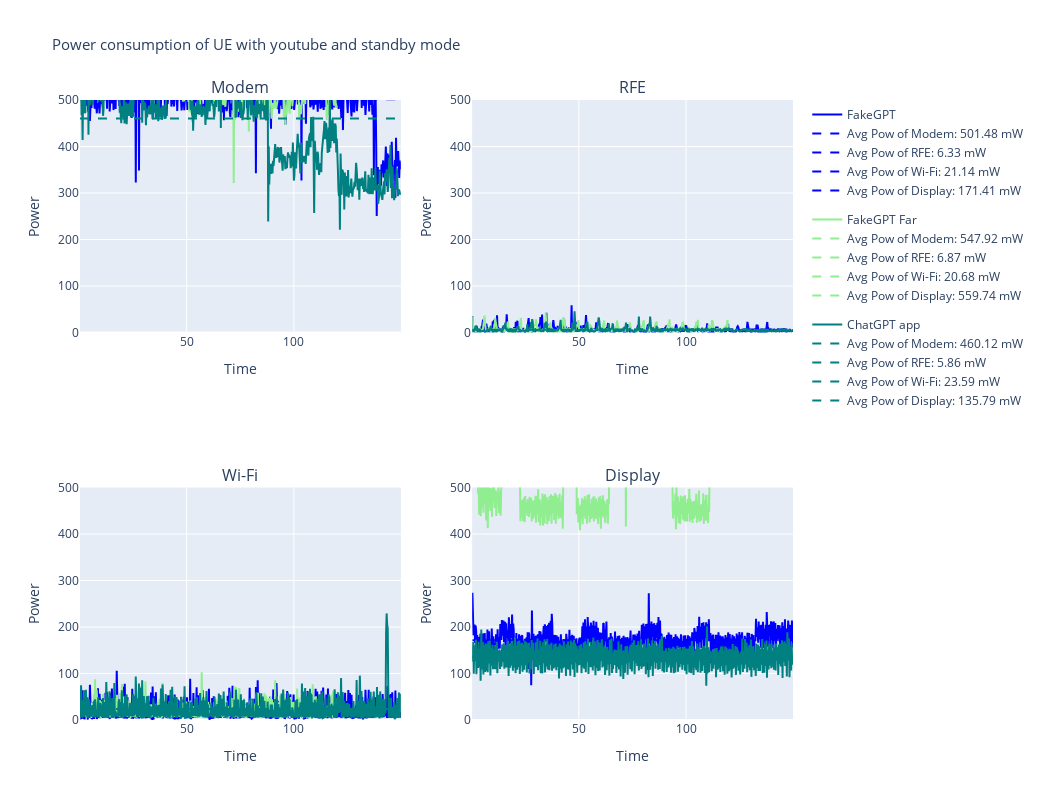

Notebook source saved alongside this figure:
### Code cell
## plotly plots
color_list = ['blue','lightgreen','teal','pink','salmon']
# legend_list = applications_list
legend_list = ["FakeGPT","FakeGPT Far","ChatGPT app"]
# legend_list = ["Reading 1","Reading 2","Reading3","Standby_to_airplane","Standby"]
# legend_list = ["Standby to Wifi","Wifi Alone","Airplane alone","Standby"]

# string_mapper_AS = ["Cellular (Total)","Display"]
initial_offset = 2
# end_offset = 72
fig = make_subplots(rows=2,cols=2,subplot_titles=("Modem","RFE","Wi-Fi","Display"),column_widths=[1,1],row_heights=[1,1])

for tp_idx in range(num_tps):
    df_np = np.array(df_list_cleaned[tp_idx])
    df_np[:,:,0] = df_np[:,:,0] - np.tile(df_np[:,0,0],[df_np.shape[1],1]).T
#     df_np[:,:,:,0] = df_np[:,:,:,0] - np.tile(df_np[:,:,0,0],[df_np.shape[2],1,1]).transpose(1,2,0) 
    df_np[:,:,0] = df_np[:,:,0]/1e9
    
    for i in range(1,5):
        x_vals = df_np[i-1,:,0]
        y_vals = df_np[i-1,:,1]
#         x_vals = x_vals[:min(x_vals.size,end_offset)]
#         y_vals = y_vals[:min(y_vals.size,end_offset)]
        delta_y_vals = np.copy(y_vals)
        delta_y_vals[1:] = delta_y_vals[1:]-delta_y_vals[0:y_vals.size-1]
        delta_y_vals[0] = 0
        avg_pow_indiv = np.mean(delta_y_vals[initial_offset:]*(4/1000))
        print("Average Power (mW) for "+str(string_mapper[i-1])+": "+str(avg_pow_indiv)+" mW")
#         plt.subplot(2,2,i)
        fig.add_trace(go.Scatter(x=x_vals[initial_offset:],y=delta_y_vals[initial_offset:]*(4/1000),
                                  line_color= color_list[tp_idx],name=legend_list[tp_idx],
                                legendgroup=tp_idx,showlegend=(i==1)),row=int((i+1)/2),col=(i-1)%2+1)
        # *4 because power measurements done roughly over 250ms (1/4 seconds) interval
#         plt.plot(x_vals[initial_offset:],delta_y_vals[initial_offset:]*(4/1000), 
#                  color=color_list[tp_idx],linewidth=2, linestyle=line_list[tp_idx], label=legend_list[tp_idx])
        min_time = np.min(x_vals[initial_offset:])
        max_time = np.max(x_vals[initial_offset:])
        fig.add_trace(go.Scatter(x=[min_time,max_time],y=[avg_pow_indiv,avg_pow_indiv],
                                 mode='lines', line={'dash': 'dash', 'color': color_list[tp_idx]},name="Avg Pow of "+str(string_mapper[i-1])+": "+str(avg_pow_indiv.round(2))+ " mW",
                                 legendgroup=tp_idx),row=int((i+1)/2),col=(i-1)%2+1)
#         fig.add_annotation(xref="x domain", yref="y domain",
#                   x=1, y=1,text="Avg Pow: "+str(avg_pow_indiv.round(2))+ " mW",showarrow=True)
#         plt.xlabel("Time (seconds)", fontsize=12)
#         plt.ylabel("Power (mW)", fontsize=16)
#         plt.legend(fontsize=10)
        # plt.title('Ratio vs #femto BS')
#         plt.grid(visible=True,which='major',color='k', linestyle=':', linewidth=1, alpha=0.5)
#         plt.grid(visible=True,which='minor',color='k', linestyle=':', linewidth=1, alpha=0.1)
#         plt.minorticks_on()
        
#         plt.xticks(fontsize=12)
#         plt.yticks(fontsize=14)
fig.update_xaxes(title='Time')
fig.update_yaxes(range=[0,500],title='Power')
fig.update_layout(height=800, width=1.3*800, 
                  title=dict(text="Power consumption of UE with youtube and standby mode", font=dict(size=15)),
                  showlegend=enable_legend)

fig.show()
# fig_name = "random_sched"
# fig.write_html("./"+fig_name+".html")

### Figure 1 — Plotly figure (JSON) as saved in the notebook; plotly's stock layout.template omitted (floating-point values rounded to 4 significant figures; data arrays with more than 128 entries replaced by an {"elided": "..."} marker saying what was removed)
{"data": [{"legendgroup": "0", "line": {"color": "blue"}, "name": "FakeGPT", "showlegend": true, "type": "scatter", "x": {"elided": "599 float values"}, "xaxis": "x", "y": {"elided": "599 float values"}, "yaxis": "y"}, {"legendgroup": "0", "line": {"color": "blue", "dash": "dash"}, "mode": "lines", "name": "Avg Pow of Modem: 501.48 mW", "type": "scatter", "x": [0.365, 149.9], "xaxis": "x", "y": [501.5, 501.5], "yaxis": "y"}, {"legendgroup": "0", "line": {"color": "blue"}, "name": "FakeGPT", "showlegend": false, "type": "scatter", "x": {"elided": "599 float values"}, "xaxis": "x2", "y": {"elided": "599 float values"}, "yaxis": "y2"}, {"legendgroup": "0", "line": {"color": "blue", "dash": "dash"}, "mode": "lines", "name": "Avg Pow of RFE: 6.33 mW", "type": "scatter", "x": [0.365, 149.9], "xaxis": "x2", "y": [6.332, 6.332], "yaxis": "y2"}, {"legendgroup": "0", "line": {"color": "blue"}, "name": "FakeGPT", "showlegend": false, "type": "scatter", "x": {"elided": "599 float values"}, "xaxis": "x3", "y": {"elided": "599 float values"}, "yaxis": "y3"}, {"legendgroup": "0", "line": {"color": "blue", "dash": "dash"}, "mode": "lines", "name": "Avg Pow of Wi-Fi: 21.14 mW", "type": "scatter", "x": [0.388, 149.9], "xaxis": "x3", "y": [21.14, 21.14], "yaxis": "y3"}, {"legendgroup": "0", "line": {"color": "blue"}, "name": "FakeGPT", "showlegend": false, "type": "scatter", "x": {"elided": "599 float values"}, "xaxis": "x4", "y": {"elided": "599 float values"}, "yaxis": "y4"}, {"legendgroup": "0", "line": {"color": "blue", "dash": "dash"}, "mode": "lines", "name": "Avg Pow of Display: 171.41 mW", "type": "scatter", "x": [0.388, 149.9], "xaxis": "x4", "y": [171.4, 171.4], "yaxis": "y4"}, {"legendgroup": "1", "line": {"color": "lightgreen"}, "name": "FakeGPT Far", "showlegend": true, "type": "scatter", "x": {"elided": "479 float values"}, "xaxis": "x", "y": {"elided": "479 float values"}, "yaxis": "y"}, {"legendgroup": "1", "line": {"color": "lightgreen", "dash": "dash"}, "mode": "lines", "name": "Avg Pow of Modem: 547.92 mW", "type": "scatter", "x": [0.284, 119.8], "xaxis": "x", "y": [547.9, 547.9], "yaxis": "y"}, {"legendgroup": "1", "line": {"color": "lightgreen"}, "name": "FakeGPT Far", "showlegend": false, "type": "scatter", "x": {"elided": "479 float values"}, "xaxis": "x2", "y": {"elided": "479 float values"}, "yaxis": "y2"}, {"legendgroup": "1", "line": {"color": "lightgreen", "dash": "dash"}, "mode": "lines", "name": "Avg Pow of RFE: 6.87 mW", "type": "scatter", "x": [0.284, 119.8], "xaxis": "x2", "y": [6.87, 6.87], "yaxis": "y2"}, {"legendgroup": "1", "line": {"color": "lightgreen"}, "name": "FakeGPT Far", "showlegend": false, "type": "scatter", "x": {"elided": "479 float values"}, "xaxis": "x3", "y": {"elided": "479 float values"}, "yaxis": "y3"}, {"legendgroup": "1", "line": {"color": "lightgreen", "dash": "dash"}, "mode": "lines", "name": "Avg Pow of Wi-Fi: 20.68 mW", "type": "scatter", "x": [0.283, 119.8], "xaxis": "x3", "y": [20.68, 20.68], "yaxis": "y3"}, {"legendgroup": "1", "line": {"color": "lightgreen"}, "name": "FakeGPT Far", "showlegend": false, "type": "scatter", "x": {"elided": "479 float values"}, "xaxis": "x4", "y": {"elided": "479 float values"}, "yaxis": "y4"}, {"legendgroup": "1", "line": {"color": "lightgreen", "dash": "dash"}, "mode": "lines", "name": "Avg Pow of Display: 559.74 mW", "type": "scatter", "x": [0.283, 119.8], "xaxis": "x4", "y": [559.7, 559.7], "yaxis": "y4"}, {"legendgroup": "2", "line": {"color": "teal"}, "name": "ChatGPT app", "showlegend": true, "type": "scatter", "x": {"elided": "599 float values"}, "xaxis": "x", "y": {"elided": "599 float values"}, "yaxis": "y"}, {"legendgroup": "2", "line": {"color": "teal", "dash": "dash"}, "mode": "lines", "name": "Avg Pow of Modem: 460.12 mW", "type": "scatter", "x": [0.26, 149.8], "xaxis": "x", "y": [460.1, 460.1], "yaxis": "y"}, {"legendgroup": "2", "line": {"color": "teal"}, "name": "ChatGPT app", "showlegend": false, "type": "scatter", "x": {"elided": "599 float values"}, "xaxis": "x2", "y": {"elided": "599 float values"}, "yaxis": "y2"}, {"legendgroup": "2", "line": {"color": "teal", "dash": "dash"}, "mode": "lines", "name": "Avg Pow of RFE: 5.86 mW", "type": "scatter", "x": [0.26, 149.8], "xaxis": "x2", "y": [5.863, 5.863], "yaxis": "y2"}, {"legendgroup": "2", "line": {"color": "teal"}, "name": "ChatGPT app", "showlegend": false, "type": "scatter", "x": {"elided": "599 float values"}, "xaxis": "x3", "y": {"elided": "599 float values"}, "yaxis": "y3"}, {"legendgroup": "2", "line": {"color": "teal", "dash": "dash"}, "mode": "lines", "name": "Avg Pow of Wi-Fi: 23.59 mW", "type": "scatter", "x": [0.262, 149.8], "xaxis": "x3", "y": [23.59, 23.59], "yaxis": "y3"}, {"legendgroup": "2", "line": {"color": "teal"}, "name": "ChatGPT app", "showlegend": false, "type": "scatter", "x": {"elided": "599 float values"}, "xaxis": "x4", "y": {"elided": "599 float values"}, "yaxis": "y4"}, {"legendgroup": "2", "line": {"color": "teal", "dash": "dash"}, "mode": "lines", "name": "Avg Pow of Display: 135.79 mW", "type": "scatter", "x": [0.262, 149.8], "xaxis": "x4", "y": [135.8, 135.8], "yaxis": "y4"}], "layout": {"annotations": [{"font": {"size": 16}, "showarrow": false, "text": "Modem", "x": 0.225, "xanchor": "center", "xref": "paper", "y": 1, "yanchor": "bottom", "yref": "paper"}, {"font": {"size": 16}, "showarrow": false, "text": "RFE", "x": 0.775, "xanchor": "center", "xref": "paper", "y": 1, "yanchor": "bottom", "yref": "paper"}, {"font": {"size": 16}, "showarrow": false, "text": "Wi-Fi", "x": 0.225, "xanchor": "center", "xref": "paper", "y": 0.375, "yanchor": "bottom", "yref": "paper"}, {"font": {"size": 16}, "showarrow": false, "text": "Display", "x": 0.775, "xanchor": "center", "xref": "paper", "y": 0.375, "yanchor": "bottom", "yref": "paper"}], "height": 800, "showlegend": true, "title": {"font": {"size": 15}, "text": "Power consumption of UE with youtube and standby mode"}, "width": 1040, "xaxis": {"anchor": "y", "domain": [0, 0.45], "title": {"text": "Time"}}, "xaxis2": {"anchor": "y2", "domain": [0.55, 1], "title": {"text": "Time"}}, "xaxis3": {"anchor": "y3", "domain": [0, 0.45], "title": {"text": "Time"}}, "xaxis4": {"anchor": "y4", "domain": [0.55, 1], "title": {"text": "Time"}}, "yaxis": {"anchor": "x", "domain": [0.625, 1], "range": [0, 500], "title": {"text": "Power"}}, "yaxis2": {"anchor": "x2", "domain": [0.625, 1], "range": [0, 500], "title": {"text": "Power"}}, "yaxis3": {"anchor": "x3", "domain": [0, 0.375], "range": [0, 500], "title": {"text": "Power"}}, "yaxis4": {"anchor": "x4", "domain": [0, 0.375], "range": [0, 500], "title": {"text": "Power"}}}}
